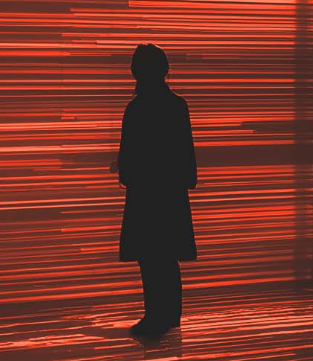
#> input picture data/test_image.png, 313 x 361 px; the run also reads 1 picture not shown here
$ python demo_live.py
#> lines starting #> are read from the running program, lines starting #| are printed output that depends on the picture; after the words box and inside, x2 and y2 are one past the last pixel; in counts of white or black regions, pixels touching at a corner belong together; pictures that were not available may be replaced by others from this repository, and a replacement may not be noted
import cv2
import numpy as np
import time
from collections import deque

from core.entropy import compute_entropy_features, aggregate_entropy, EntropyFlags
from core.conditioner import mix_seed_with_image
from core.kdf_aes import derive_key_iv, encrypt_bytes
from core.utils import logistic_map_permutation, image_to_bytes, visualize_cipher_bytes_as_image

# --- CONFIG ---
VIDEO_PATH = "data/lava_lamp_video.mp4"
TARGET_IMG = "data/test_image.png"

# --- TUNING PARAMETERS ---
SKIP_FRAMES = 4         # Compare Frame t vs t+4 (Simulates 4x speed)
MIN_MOTION_THRESH = 1.0 # Ignore movements smaller than 1 pixel
ARROW_SCALE = 2.0       # Visually lengthen arrows

def get_lava_mask(frame):
    """
    Creates a mask to focus ONLY on the bright/colorful lava blobs.
    Excludes the dark background and static bottle edges.
    """
    hsv = cv2.cvtColor(frame, cv2.COLOR_BGR2HSV)
    # Filter for high saturation (color) and value (brightness)
    lower_bound = np.array([0, 60, 60])
    upper_bound = np.array([180, 255, 255])
    mask = cv2.inRange(hsv, lower_bound, upper_bound)

    # Clean up noise
    kernel = np.ones((3,3), np.uint8)
    mask = cv2.morphologyEx(mask, cv2.MORPH_OPEN, kernel, iterations=2)
    return mask

def draw_dashboard(frame, flow, corners, entropy_history):
    h, w = frame.shape[:2]
    vis = frame.copy()

    # 1. Optical Flow Arrows
    if flow is not None:
        step = 24
        y, x = np.mgrid[step//2:h:step, step//2:w:step].reshape(2, -1).astype(int)
        fx, fy = flow[y, x].T

        mag = np.sqrt(fx**2 + fy**2)
        valid_mask = mag > MIN_MOTION_THRESH

        lines = np.vstack([x, y, x + fx*ARROW_SCALE, y + fy*ARROW_SCALE]).T.reshape(-1, 2, 2)
        lines = lines[valid_mask]
        lines = np.int32(lines + 0.5)
        cv2.polylines(vis, lines, 0, (0, 255, 255), 2)

    # 2. Corners (Green Crosses)
    if corners is not None:
        for i in corners:
            x_c, y_c = i.ravel()
            cv2.line(vis, (int(x_c)-4, int(y_c)), (int(x_c)+4, int(y_c)), (0, 255, 0), 1)
            cv2.line(vis, (int(x_c), int(y_c)-4), (int(x_c), int(y_c)+4), (0, 255, 0), 1)

    # 3. Entropy Graph
    graph_h = 100
    overlay = np.zeros((graph_h, w, 3), dtype=np.uint8)
    if len(entropy_history) > 1:
        points = []
        for i, val in enumerate(entropy_history):
            # Scale entropy (typically 0-3) to graph height
            y_pos = graph_h - int((val / 3.0) * (graph_h - 10))
            y_pos = max(0, min(graph_h-1, y_pos))
            x_pos = int((i / len(entropy_history)) * w)
            points.append((x_pos, y_pos))
        cv2.polylines(overlay, [np.array(points)], False, (0, 165, 255), 2)

    vis = np.vstack([vis, overlay])
    return vis

def run_live_demo():
    print("STARTING OPTIMIZED CV DEMO (Speedup: 4x)...")
    cap = cv2.VideoCapture(VIDEO_PATH)
    target = cv2.imread(TARGET_IMG)
#> target is the input picture: shape (361, 313, 3); mean B, G, R 39.9, 52.3, 124.4

    entropy_history = deque(maxlen=100)
    raw_bytes = bytearray()

    ret, prev_frame = cap.read()
    if not ret: return
    prev_frame = cv2.resize(prev_frame, (640, 360))
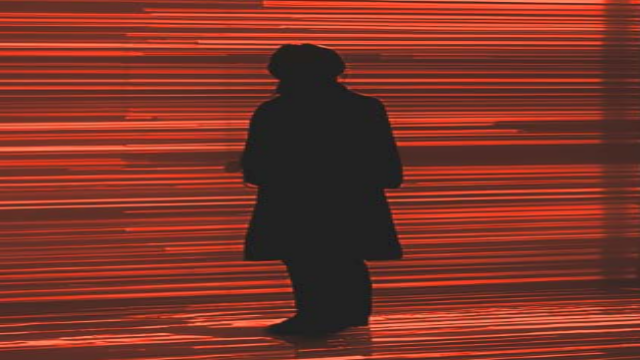
#> prev_frame: shape (360, 640, 3); mean B, G, R 39.8, 52.2, 124.3

    # Flags for standard extraction (we will override logic slightly for visual demo)
    flags = EntropyFlags()

    while True:
        # 1. Time Lapse Loop (Skip frames for speed)
        for _ in range(SKIP_FRAMES):
            ret, _ = cap.read()
            if not ret:
                cap.set(cv2.CAP_PROP_POS_FRAMES, 0)
                cap.read()

        ret, frame = cap.read()
        if not ret: break
        frame = cv2.resize(frame, (640, 360))

        # 2. Generate Mask (Focus on Lava) -- FIXED: Defined BEFORE use
        lava_mask = get_lava_mask(frame)
#> in get_lava_mask, `hsv = cv2.cvtColor(frame, cv2.COLOR_BGR2HSV)`: hsv: shape (360, 640, 3); mean H, S, V 8.8, 152.2, 124.4
#> in get_lava_mask, `mask = cv2.inRange(hsv, lower_bound, upper_bound)`:
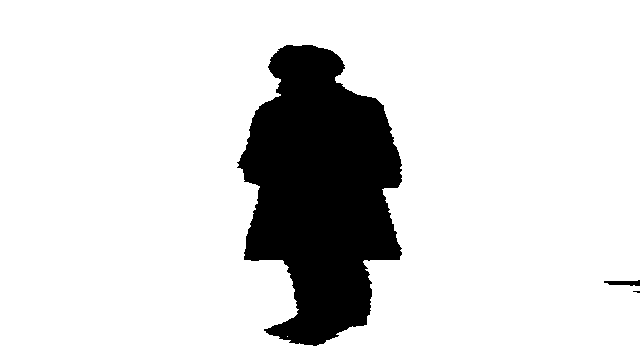
#> mask: shape (360, 640); 85.7% white; 3 black regions (1 under 20 px), largest, box (x1, y1, x2, y2) and area: (237, 45, 402, 346) 32884, (604, 280, 640, 286) 145
#> in get_lava_mask, `mask = cv2.morphologyEx(mask, cv2.MORPH_OPEN, kernel, iterations=2)`: mask: shape (360, 640); 85.6% white; 3 black regions (1 under 20 px), largest, box (x1, y1, x2, y2) and area: (237, 45, 402, 346) 33039, (604, 280, 640, 286) 147

        # 3. CV Pipeline (Masked)
        prev_gray = cv2.cvtColor(prev_frame, cv2.COLOR_BGR2GRAY)
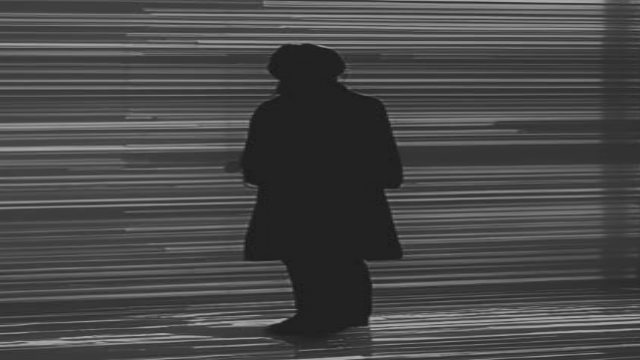
#> prev_gray: shape (360, 640); min 24, max 173, mean 72.4
        curr_gray = cv2.cvtColor(frame, cv2.COLOR_BGR2GRAY)

        # A. Flow
        flow = cv2.calcOpticalFlowFarneback(prev_gray, curr_gray, None, 0.5, 3, 15, 3, 5, 1.2, 0)
        mag, _ = cv2.cartToPolar(flow[..., 0], flow[..., 1])
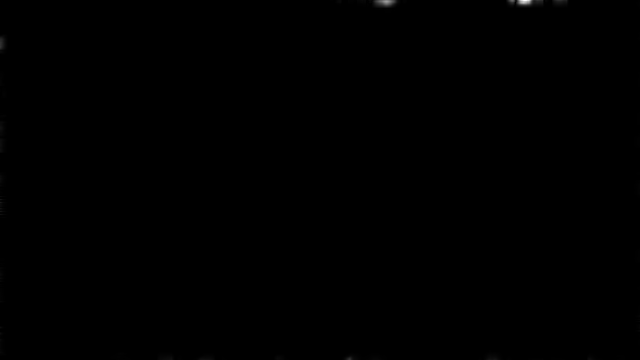
#> mag: shape (360, 640) float32; min 0, max 6.43, mean 0.00455; drawn with min black and max white

        # Calculate Flow Entropy ONLY inside the lava mask (The "CV Justification" Step)
        masked_flow_score = cv2.mean(mag, mask=lava_mask)[0]
#> masked_flow_score = 0.00532

        # B. Corners (Strictly Masked)
        corners = cv2.goodFeaturesToTrack(curr_gray, maxCorners=50, qualityLevel=0.02, minDistance=15, mask=lava_mask)
#> corners = 50 rows, first 8: [248, 121], [371, 339], [389, 119], [373, 285], [370, 318], [387, 200], [244, 143], [286, 318]
        corner_score = (len(corners)/50.0) if corners is not None else 0
#> corner_score = 1

        # 4. Aggregate Score (Visual Demo Logic)
        # We weigh flow higher here because it looks cooler on the graph
        feat_score = masked_flow_score * 0.7 + corner_score * 0.3
#> feat_score = 0.304

        entropy_history.append(feat_score)
        raw_bytes.append(int((feat_score * 100) % 255))

        # 5. Visualization
        vis = draw_dashboard(frame, flow, corners, entropy_history)
#> in draw_dashboard, `fx, fy = flow[y, x].T`: fx = 405 values, max 0.0293 at index 377, min -0.0366 at index 296, mean -8.19e-05; fy = 405 values, max 0.00365 at index 215, min -0.00157 at index 377, mean 1.55e-05
#> in draw_dashboard, `mag = np.sqrt(fx**2 + fy**2)`: mag = 405 values, max 0.0366 at index 296, min 0 at index 0, mean 0.000493
#> in draw_dashboard, `lines = lines[valid_mask]`: lines = empty array
#> the loop in draw_dashboard, `for i in corners:` made 50 passes
#> (x_c, y_c) on passes 1 to 12: (248, 121), (371, 339), (389, 119), (373, 285), (370, 318), (387, 200), (244, 143), (286, 318), (255, 202), (398, 236), (293, 301), (338, 80)
#> after the loop in draw_dashboard, `for i in corners:`:
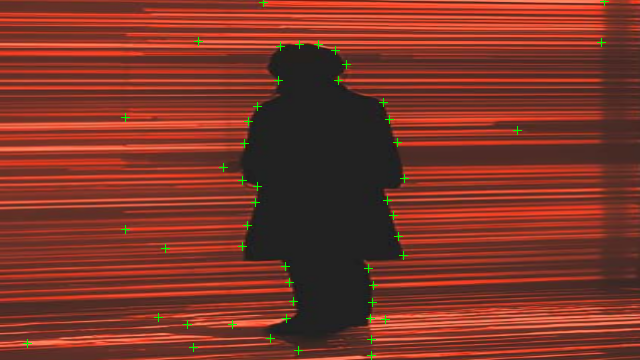
#> vis: shape (360, 640, 3); 0.37% of pixels changed, all inside (x1, y1, x2, y2) = (23, 0, 609, 360)
#> in draw_dashboard, `vis = np.vstack([vis, overlay])`:
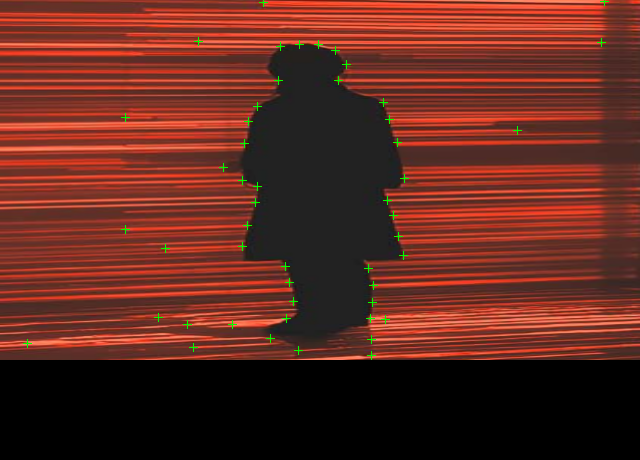
#> vis: shape (460, 640, 3); mean B, G, R 31, 41.4, 96.9

        status_text = f"Speed: {SKIP_FRAMES}x | Entropy: {feat_score:.3f}"
#> status_text = 'Speed: 4x | Entropy: 0.304'
        cv2.putText(vis, status_text, (10, 30), cv2.FONT_HERSHEY_SIMPLEX, 0.6, (255, 255, 255), 2)
        cv2.putText(vis, "SPACE: Encrypt | Q: Quit", (10, 60), cv2.FONT_HERSHEY_SIMPLEX, 0.6, (0, 255, 0), 2)
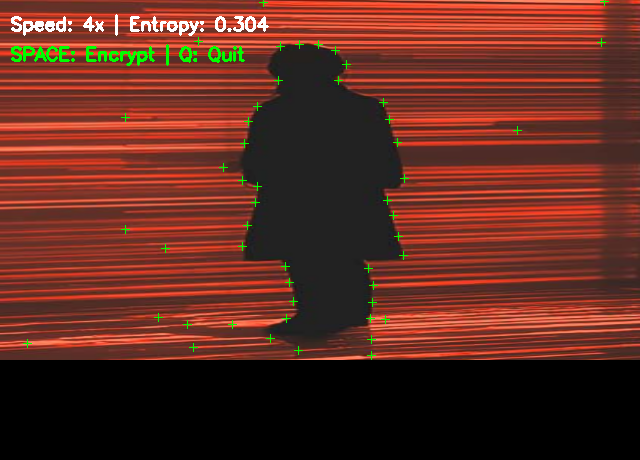
#> vis: shape (460, 640, 3); mean B, G, R 32, 43.6, 96.7

        cv2.imshow("Optimized CV Dashboard", vis)

        key = cv2.waitKey(1) & 0xFF
#> (key q is pressed here)
        if key == ord('q'): break
        if key == ord(' '):
            print("\n📸 ENCRYPTING...")
            seed = bytes(raw_bytes[-32:]) if len(raw_bytes) > 32 else b'\x00'*32
            final_seed = mix_seed_with_image(seed, target.tobytes())

            key_aes, iv = derive_key_iv(final_seed)
            shuffled, _ = logistic_map_permutation(target, final_seed)
            cipher = encrypt_bytes(image_to_bytes(shuffled), key_aes, iv)
            res = visualize_cipher_bytes_as_image(cipher, target.shape)

            cv2.imshow("Encrypted Result", res)
            cv2.waitKey(0)

        prev_frame = frame

    cap.release()
    cv2.destroyAllWindows()

if __name__ == "__main__":
    run_live_demo()
